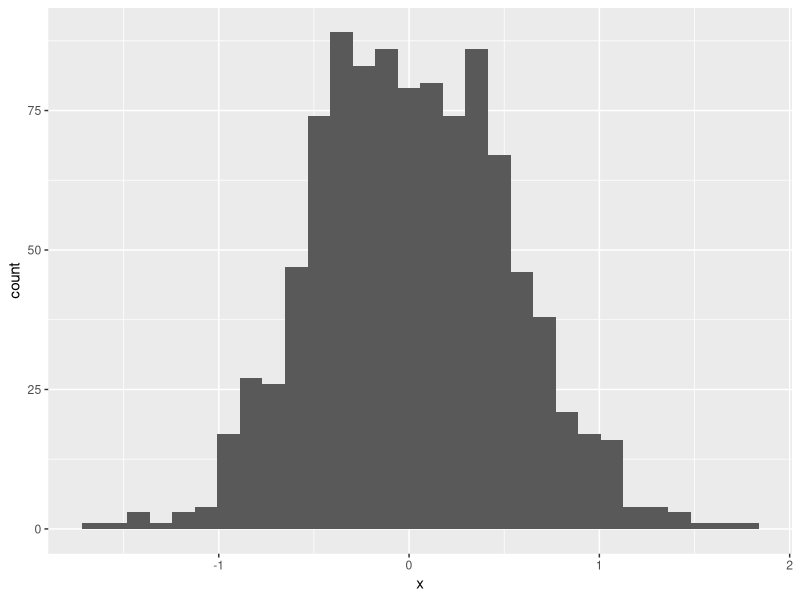
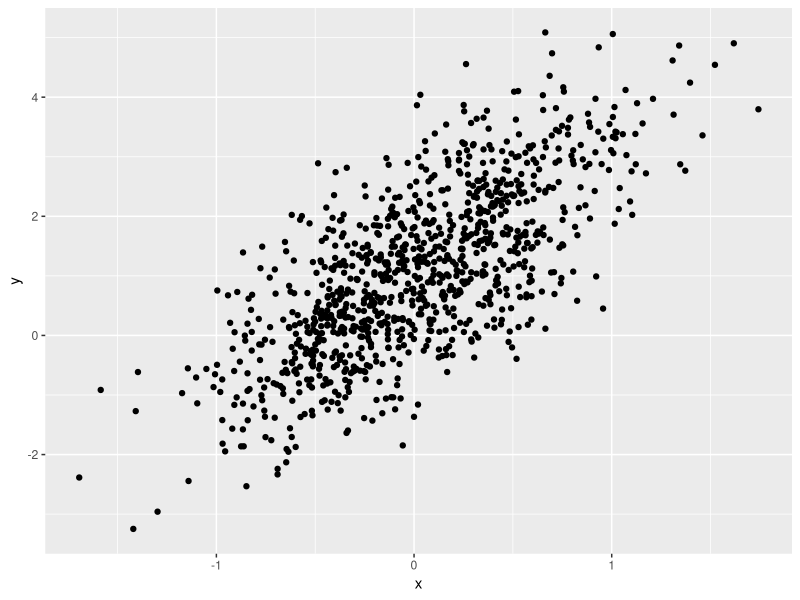
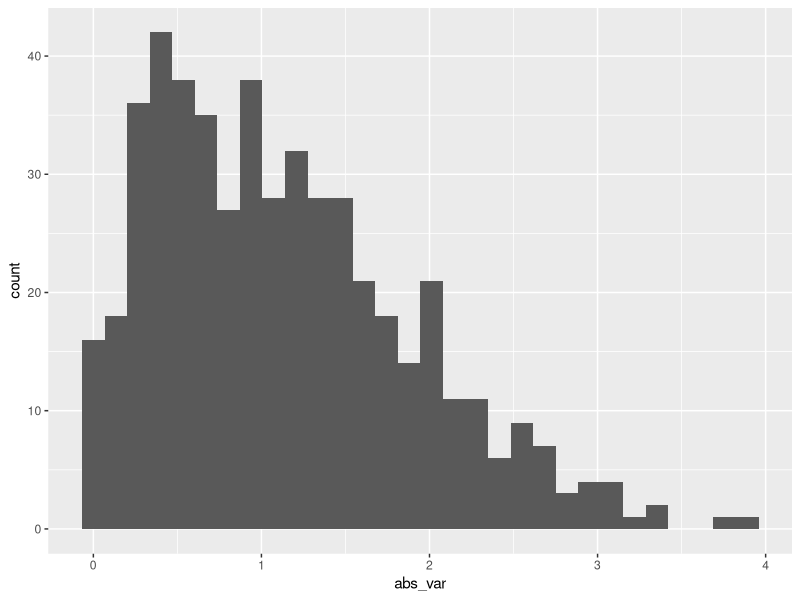

Recreate these plots in R, in order.
## ---- chunk 1
library(tidyverse)
## ---- chunk 2
samp = rnorm(100)
length(samp)
## ---- chunk 3
plot_df =
  tibble(
    x = rnorm(1000, sd = 0.5),
    y = 1 + 2 * x + rnorm(1000)
  )

head(plot_df)
## ---- chunk 4
ggplot(plot_df, aes(x = x)) + geom_histogram()

ggplot(plot_df, aes(x = x, y = y)) + geom_point()

## ---- chunk 5
la2_df =
  tibble(
    num_var = rnorm(n = 500, mean = 1),
    log_var = num_var > 0,
    abs_var = abs(num_var)
  )

ggplot(la2_df, aes(x = abs_var)) + geom_histogram()
